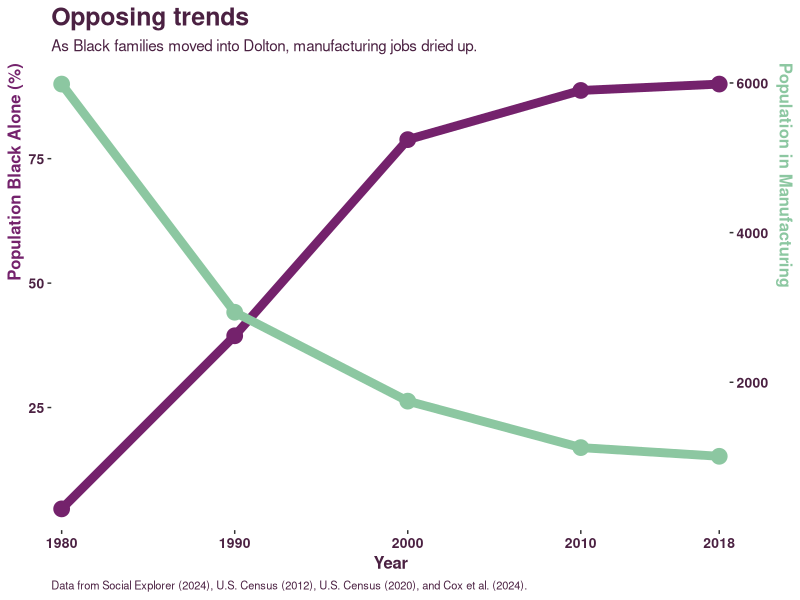
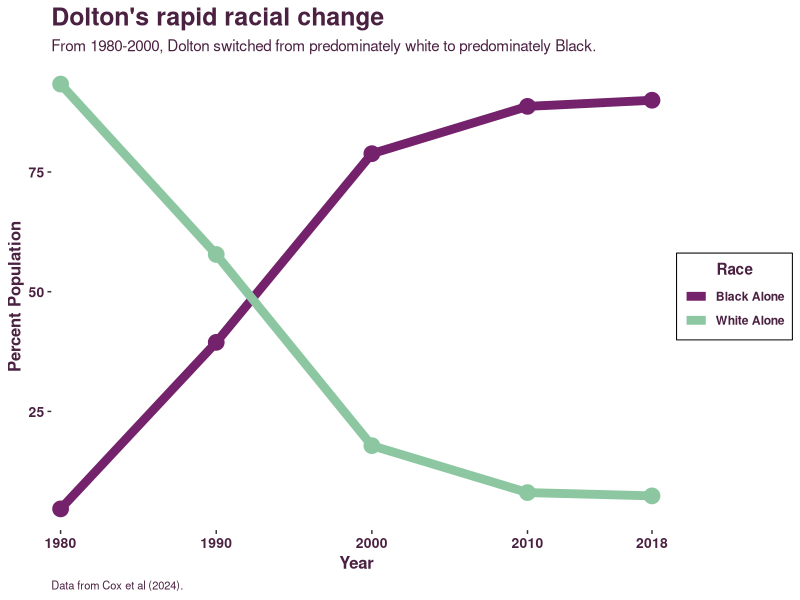
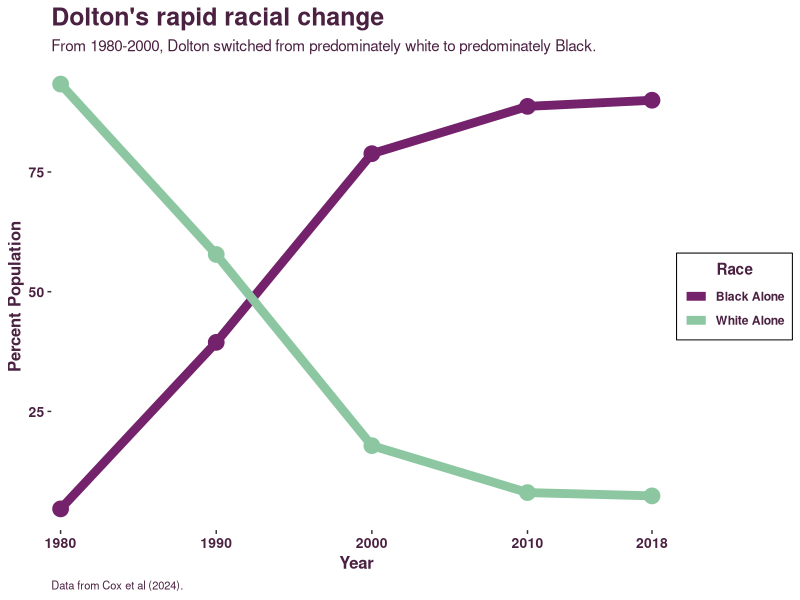
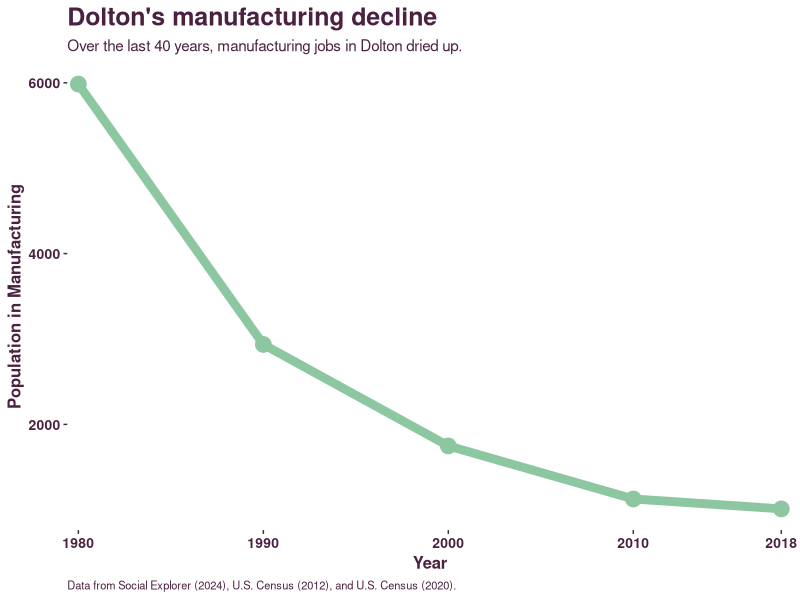
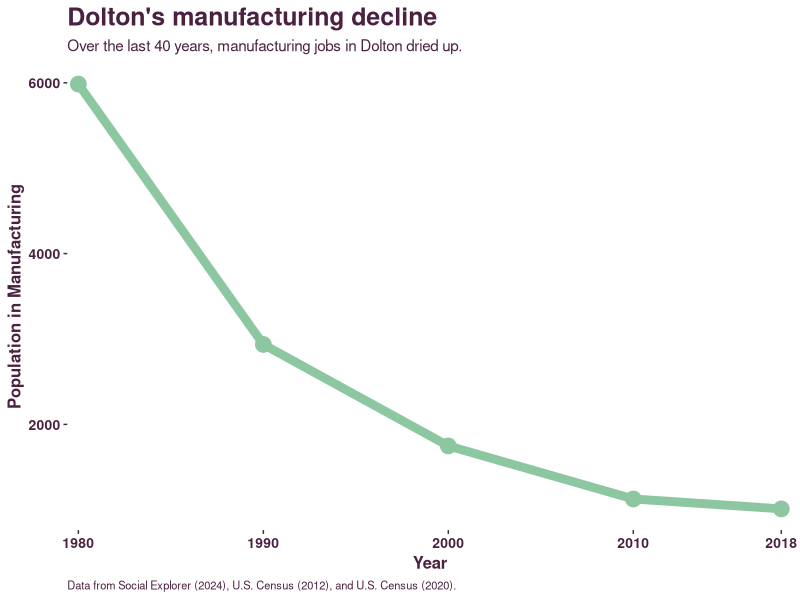
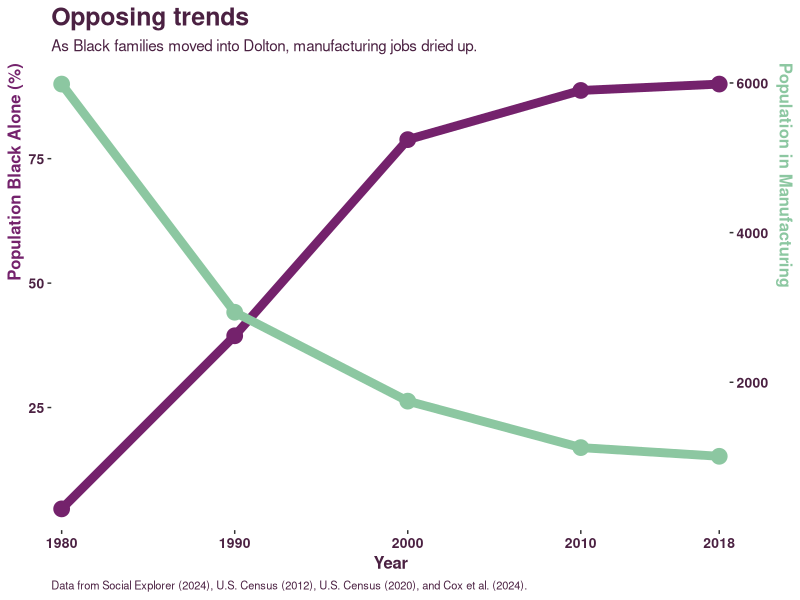
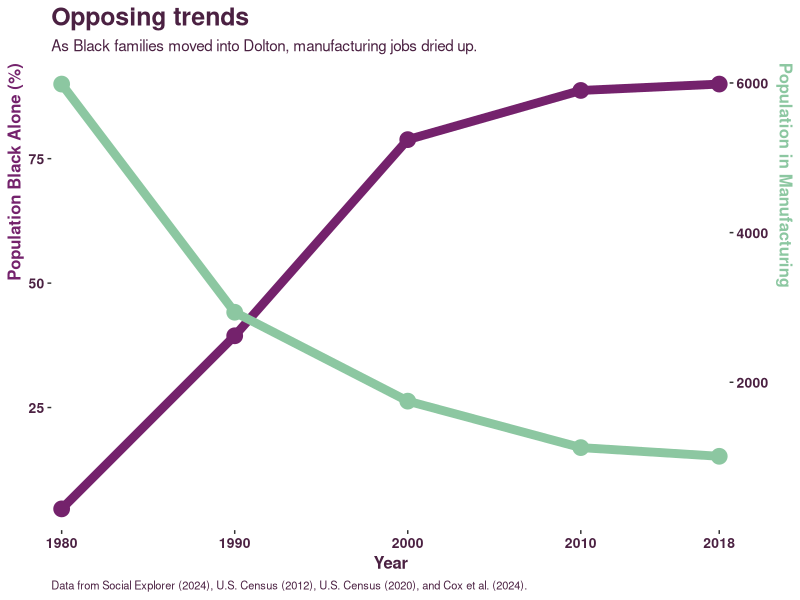

The R script that drew these images, in order:
## ---- chunk 1
library(ggplot2)
library(tidyr)
library(dplyr)
## ---- chunk 2
# Clean race data
race <- read.csv('../data/dolton_blackwhite_longitudinal.csv') |> mutate(
  WhitePop80 = TotPop80 * WhiteP80 / 100,
  WhitePop90 = TotPop90 * WhiteP90 / 100,
  WhitePop00 = TotPop00 * WhiteP00 / 100,
  WhitePop10 = TotPop10 * WhiteP10 / 100,
  WhitePop18 = TotPop18 * WhiteP18 / 100,
  BlackPop80 = TotPop80 * BlackP80 / 100,
  BlackPop90 = TotPop90 * BlackP90 / 100,
  BlackPop00 = TotPop00 * BlackP00 / 100,
  BlackPop10 = TotPop10 * BlackP10 / 100,
  BlackPop18 = TotPop18 * BlackP18 / 100
) |>
  select(TotPop80, TotPop90, TotPop00, TotPop10, TotPop18,
         WhitePop80, WhitePop90, WhitePop00, WhitePop10, WhitePop18,
         BlackPop80, BlackPop90, BlackPop00, BlackPop10, BlackPop18) |>
  summarise(
   TotPop80 = sum(TotPop80),
   TotPop90 = sum(TotPop90),
   TotPop00 = sum(TotPop00),
   TotPop10 = sum(TotPop10),
   TotPop18 = sum(TotPop18),
   BlackPop80 = sum(BlackPop80),
   BlackPop90 = sum(BlackPop90),
   BlackPop00 = sum(BlackPop00),
   BlackPop10 = sum(BlackPop10),
   BlackPop18 = sum(BlackPop18),
   WhitePop80 = sum(WhitePop80),
   WhitePop90 = sum(WhitePop90),
   WhitePop00 = sum(WhitePop00),
   WhitePop10 = sum(WhitePop10),
   WhitePop18 = sum(WhitePop18)
  ) |> 
  mutate(WhiteP1980 = 100 * WhitePop80 / TotPop80,
         WhiteP1990 = 100 * WhitePop90 / TotPop90,
         WhiteP2000 = 100 * WhitePop00 / TotPop00,
         WhiteP2010 = 100 * WhitePop10 / TotPop10,
         WhiteP2018 = 100 * WhitePop18 / TotPop18,
         BlackP1980 = 100 * BlackPop80 / TotPop80,
         BlackP1990 = 100 * BlackPop90 / TotPop90,
         BlackP2000 = 100 * BlackPop00 / TotPop00,
         BlackP2010 = 100 * BlackPop10 / TotPop10,
         BlackP2018 = 100 * BlackPop18 / TotPop18) |>
  select(WhiteP1980, WhiteP1990, WhiteP2000, WhiteP2010, WhiteP2018,
         BlackP1980, BlackP1990, BlackP2000, BlackP2010, BlackP2018) |>
  pivot_longer(cols=everything(),
                     names_to = c("Variable", "Year"),
                     names_pattern = "(.*)(\\d\\d\\d\\d)",
                     values_to = "Estimate") |>
  select(Year, Variable, Estimate) |>
  mutate(Year = as.integer(Year))

race
## ---- chunk 3

industry <- read.csv('../data/doltonIndustry.csv') |>
  summarize(M1980 = sum(Manufacturing80),
            M1990 = sum(Manufacturing90),
            M2000 = sum(Manufacturing00),
            M2010 = sum(Manufacturing10),
            M2018 = sum(Manufacturing18)) |>
  pivot_longer(cols=everything(),
               names_to = c('Variable', 'Year'),
               names_pattern = '(.*)(\\d\\d\\d\\d)',
               values_to='Estimate') |>
  select('Year', 'Variable', 'Estimate') |>
  mutate(Year = as.integer(Year))

industry
## ---- chunk 4
racial_changeover <- ggplot(race, aes(x=Year, group=Variable, color=Variable, y=Estimate)) +
  geom_line(lwd=3) + geom_point(size=5, show.legend=F) +
  scale_x_discrete(limits=c(1980, 1990, 2000, 2010, 2018)) +
  scale_color_manual(name='Race', values=c("#74226C", "#8CC7A1"), labels=c('Black Alone', 'White Alone')) +
  ylab("Percent Population") +
  ggtitle("Dolton's rapid racial change", subtitle = "From 1980-2000, Dolton switched from predominately white to predominately Black.") +
  theme(panel.background = element_rect(fill='transparent'),
        plot.background = element_rect(fill='transparent'),
        panel.grid.major = element_blank(),
        panel.grid.minor = element_blank(),
        legend.background = element_rect(fill='transparent'),
        legend.box.background = element_rect(fill='transparent'),
        plot.title = element_text(hjust = 0, size=18, color='#4B2142', face='bold'),
        axis.title.x = element_text(color='#4B2142', face='bold', size=12),
        axis.title.y = element_text(color='#4B2142', face='bold', size=12),
        axis.text = element_text(color='#4B2142', face='bold', size=10),
        plot.caption = element_text(color='#4B2142', size=8, hjust=0),
        legend.key = element_blank(),
        legend.text = element_text(color='#4B2142', face='bold'),
        legend.title = element_text(color="#4B2142", face='bold', hjust=.5),
        plot.subtitle = element_text(color="#4B2142")) +
  labs(caption = 'Data from Cox et al (2024).')
  
ggsave('../figures/racial_changeover.svg', racial_changeover, width=12, height=8)
ggsave('../figures/racial_changeover_8_5.svg', racial_changeover, width=8, height=5.5)
## ---- chunk 5
manu_decline <- ggplot(industry, aes(x=Year, y=Estimate, group=Variable, color=Variable)) +
  geom_line(lwd=3, show.legend=F) + geom_point(size=5, show.legend=F) + 
  scale_color_manual(values=c("#8CC7A1")) +
  scale_x_discrete(limits=c(1980, 1990, 2000, 2010, 2018)) +
  ggtitle("Dolton's manufacturing decline",
          subtitle="Over the last 40 years, manufacturing jobs in Dolton dried up.") + 
  ylab("Population in Manufacturing") +
  xlab('Year') +
  theme(panel.background = element_rect(fill='transparent'),
        plot.background = element_rect(fill='transparent'),
        panel.grid.major = element_blank(),
        panel.grid.minor = element_blank(),
        legend.background = element_rect(fill='transparent'),
        legend.box.background = element_rect(fill='transparent'),
        plot.title = element_text(hjust = 0, size=18, color='#4B2142', face='bold'),
        axis.title.x = element_text(color='#4B2142', face='bold', size=12),
        axis.title.y = element_text(color='#4B2142', face='bold', size=12),
        axis.text = element_text(color='#4B2142', face='bold', size=10),
        plot.caption = element_text(color='#4B2142', size=8, hjust=0),
        legend.key = element_blank(),
        legend.text = element_text(color='#4B2142', face='bold'),
        legend.title = element_text(color="#4B2142", face='bold', hjust=.5),
        plot.subtitle = element_text(color="#4B2142")) +
  labs(caption = 'Data from Social Explorer (2024), U.S. Census (2012), and U.S. Census (2020).')

ggsave("../figures/manufacturing_decline.svg", manu_decline, width=12, height=8)
ggsave("../figures/manufacturing_decline_8_5.svg", manu_decline, width=8, height=5.5)


## ---- chunk 6

combined = rbind(race, industry) |>
  spread(key=Variable, value=Estimate)
combined |> select(Year, BlackP, M)

combined

coef = 5985.306 / 89.993266 

opposing_trends <- ggplot(combined, aes(x=Year)) +
  ggtitle("Opposing trends", subtitle="As Black families moved into Dolton, manufacturing jobs dried up.") +
  geom_line( aes(y=BlackP), size=3, color="#74226C") + geom_point( aes(y=BlackP), size=5, color="#74226C") + 
  geom_line( aes(y=M / coef), size=3, color="#8CC7A1") + geom_point( aes(y=M / coef), size=5, color="#8CC7A1") +
  scale_x_discrete(limits=c(1980, 1990, 2000, 2010, 2018)) +
  scale_y_continuous(
    name = "Population Black Alone (%)",
    
    sec.axis = sec_axis(~.*coef, name="Population in Manufacturing")
  ) +
    theme(panel.background = element_rect(fill='transparent'),
        plot.background = element_rect(fill='transparent'),
        panel.grid.major = element_blank(),
        panel.grid.minor = element_blank(),
        legend.background = element_rect(fill='transparent'),
        legend.box.background = element_rect(fill='transparent'),
        plot.title = element_text(hjust = 0, size=18, color='#4B2142', face='bold'),
        axis.title.x = element_text(color='#4B2142', face='bold', size=12),
        axis.title.y = element_text(color='#74226C', face='bold', size=12, hjust=1),
        axis.text = element_text(color='#4B2142', face='bold', size=10),
#        axis.text.y.right = element_text(color="#8CC7A1"),
        axis.title.y.right = element_text(color="#8CC7A1", hjust=0, margin = margin(0, 0, 0, 5)),
        plot.caption = element_text(color='#4B2142', size=8, hjust=0),
        legend.key = element_blank(),
        legend.text = element_text(color='#4B2142', face='bold'),
        legend.title = element_text(color="#4B2142", face='bold', hjust=.5),
        plot.subtitle = element_text(color="#4B2142")) +
  labs(caption = 'Data from Social Explorer (2024), U.S. Census (2012), U.S. Census (2020), and Cox et al. (2024).')
  
opposing_trends

ggsave("../figures/opposing_trends.svg", opposing_trends, width=12, height=8)
ggsave("../figures/opposing_trends_8_5.svg", opposing_trends, width=8, height=5.5)

